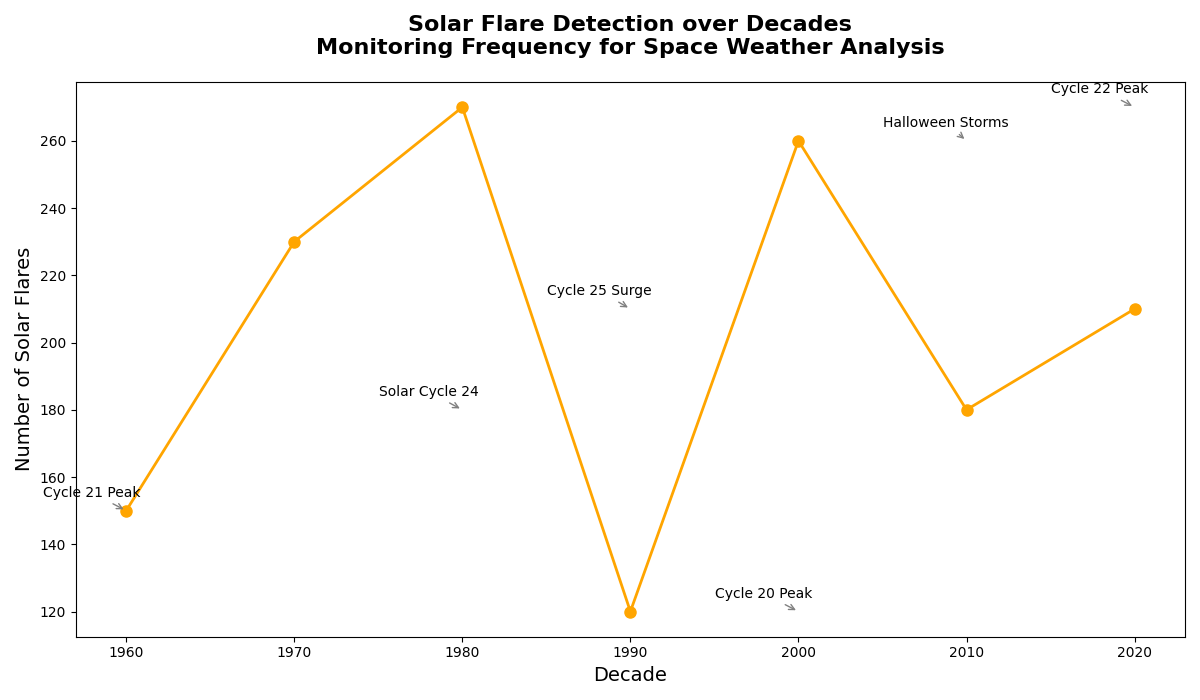

The script that drew this image:
import matplotlib.pyplot as plt
import numpy as np

# Decades from the 1960s to the 2020s
decades = np.array([1960, 1970, 1980, 1990, 2000, 2010, 2020])

# Hypothetical number of solar flares detected each decade - shuffled values
solar_flares = np.array([150, 230, 270, 120, 260, 180, 210])

plt.figure(figsize=(12, 7))
plt.plot(decades, solar_flares, color='orange', marker='o', linestyle='-', linewidth=2, markersize=8)
plt.title('Solar Flare Detection over Decades\nMonitoring Frequency for Space Weather Analysis', fontsize=16, fontweight='bold', pad=20)
plt.xlabel('Decade', fontsize=14)
plt.ylabel('Number of Solar Flares', fontsize=14)

# Randomly altered annotations to match shuffled data
annotations = [
    ("Cycle 21 Peak", 1960, 150),
    ("Solar Cycle 24", 1980, 180),
    ("Cycle 25 Surge", 1990, 210),
    ("Cycle 20 Peak", 2000, 120),
    ("Halloween Storms", 2010, 260),
    ("Cycle 22 Peak", 2020, 270)
]
for text, x, y in annotations:
    plt.annotate(text, xy=(x, y), xytext=(-60, 10),
                 textcoords='offset points', arrowprops=dict(arrowstyle="->", color='grey'), fontsize=10)

plt.tight_layout()
plt.show()
